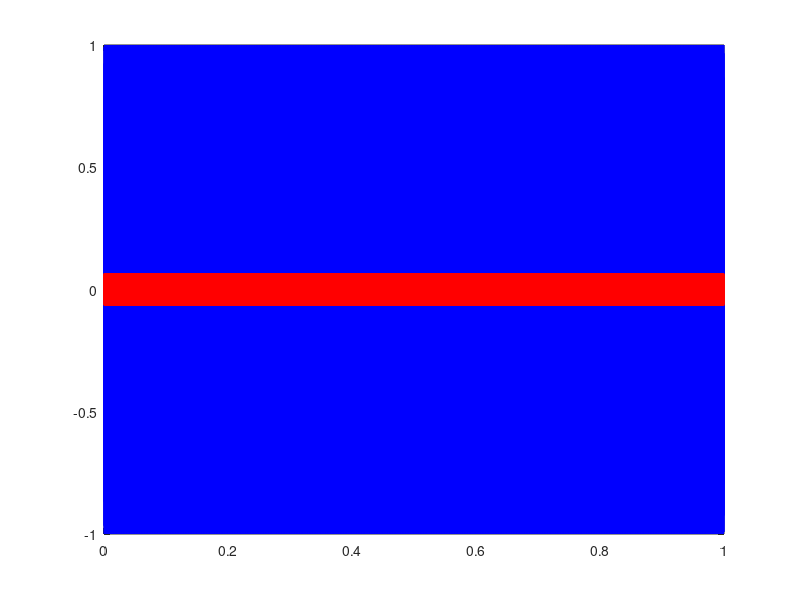

This chart was generated by the following MATLAB code:
% creation of a basic filter

% start with white noise

Fs = 48000;
Ts = 1/Fs;
f = 23000;
t = [0:Ts:1].';
x = sin(2*pi*f*t);
N = length(x);
a1 = 0.5;
b1 = 0.5;
s1 = 0;





%Impulse Input
% x = [1;0;0;0;0];
% N = 5;

y = zeros(N,1);
% 
% prevSample = 0;
% 
for n = 1:N
    
        y(n,1) = a1 * x(n,1) + b1*s1;
        s1 = x(n,1);

    
end
%impulse response
% h = [0.5,0.5];
% 
% y = conv(x,h);
% 
% freqz(h);

plot(t,x,'-b',t,y,'-r');




    









